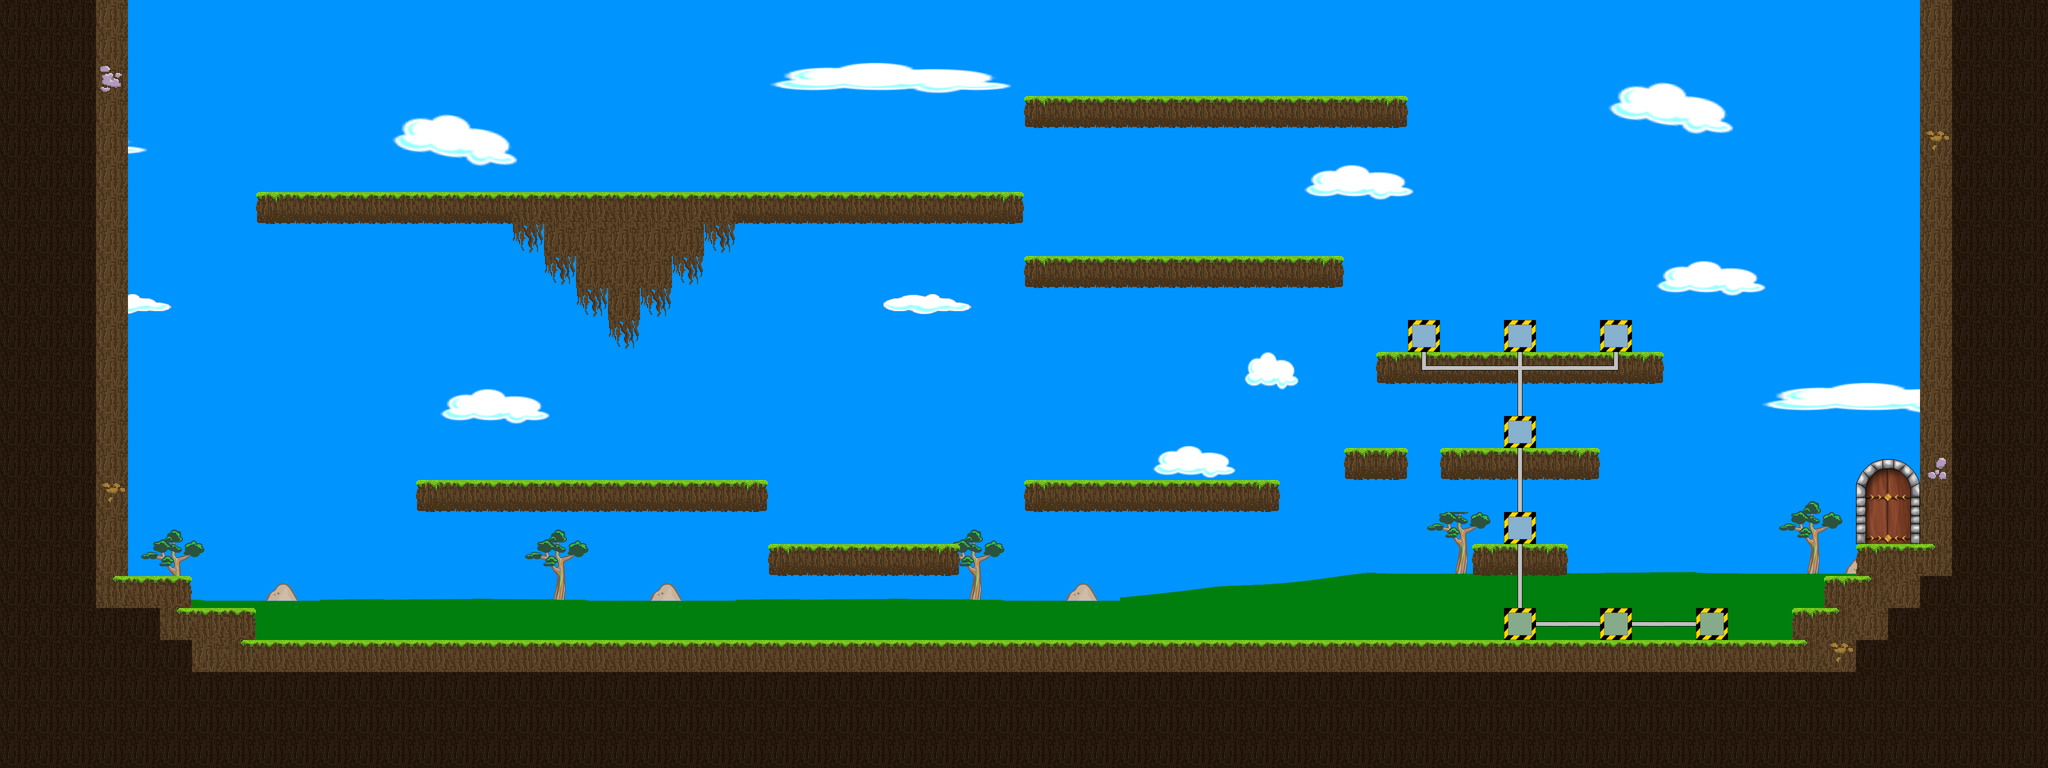

Below is a game level as drawn by its tile map, then a one-line description and the .tmx that defines it (tile-layer data replaced by summaries):
An orthogonal 64x24 tile map with 64x64 px tiles, 7 tile layers (Hintergrund, Laufebene, Open Gate, Gate, ...), 7 tilesets.

<map version="1.0" orientation="orthogonal" renderorder="right-down" width="64" height="24" tilewidth="64" tileheight="64">
 <tileset firstgid="1" name="Hintergrund" tilewidth="64" tileheight="64">
  <image source="Hintergrund.png" trans="0000ff" width="2048" height="1024" />
 </tileset>
 <tileset firstgid="513" name="Rohre" tilewidth="64" tileheight="64">
  <image source="Rohre.png" trans="0000ff" width="256" height="256" />
 </tileset>
 <tileset firstgid="529" name="Metallobjekte" tilewidth="64" tileheight="64">
  <image source="Metallobjekte.png" trans="0000ff" width="256" height="256" />
 </tileset>
 <tileset firstgid="545" name="Maschinen" tilewidth="64" tileheight="64">
  <image source="Maschinen.png" trans="0000ff" width="256" height="256" />
 </tileset>
 <tileset firstgid="561" name="Laufebenen" tilewidth="64" tileheight="64">
  <image source="Laufebenen.png" trans="0000ff" width="256" height="256" />
 </tileset>
 <tileset firstgid="577" name="gate" tilewidth="64" tileheight="64">
  <image source="gate.png" trans="0000ff" width="256" height="256" />
 </tileset>
 <tileset firstgid="593" name="Ampeln" tilewidth="64" tileheight="64">
  <image source="Ampeln.png" trans="0000ff" width="128" height="128" />
 </tileset>
 <layer name="Hintergrund" width="64" height="24">
  <data>[1536 cells, 1536 non-empty, 420 distinct tile ids]</data>
 </layer>
 <layer name="Laufebene" width="64" height="24">
  <data>[1536 cells, 593 non-empty, 25 distinct tile ids]</data>
 </layer>
 <layer name="Open Gate" width="64" height="24">
  <data>[1536 cells, 6 non-empty, 6 distinct tile ids]</data>
 </layer>
 <layer name="Gate" width="64" height="24">
  <data>[1536 cells, 6 non-empty, 6 distinct tile ids]</data>
 </layer>
 <layer name="Pipes" width="64" height="24">
  <data>[1536 cells, 16 non-empty, 5 distinct tile ids]</data>
 </layer>
 <layer name="Ablagen" width="64" height="24">
  <data>[1536 cells, 8 non-empty, 1 distinct tile ids]</data>
 </layer>
 <layer name="Objektebene" width="64" height="24">
  <data>[1536 cells, 0 non-empty, 0 distinct tile ids]</data>
 </layer>
</map>
